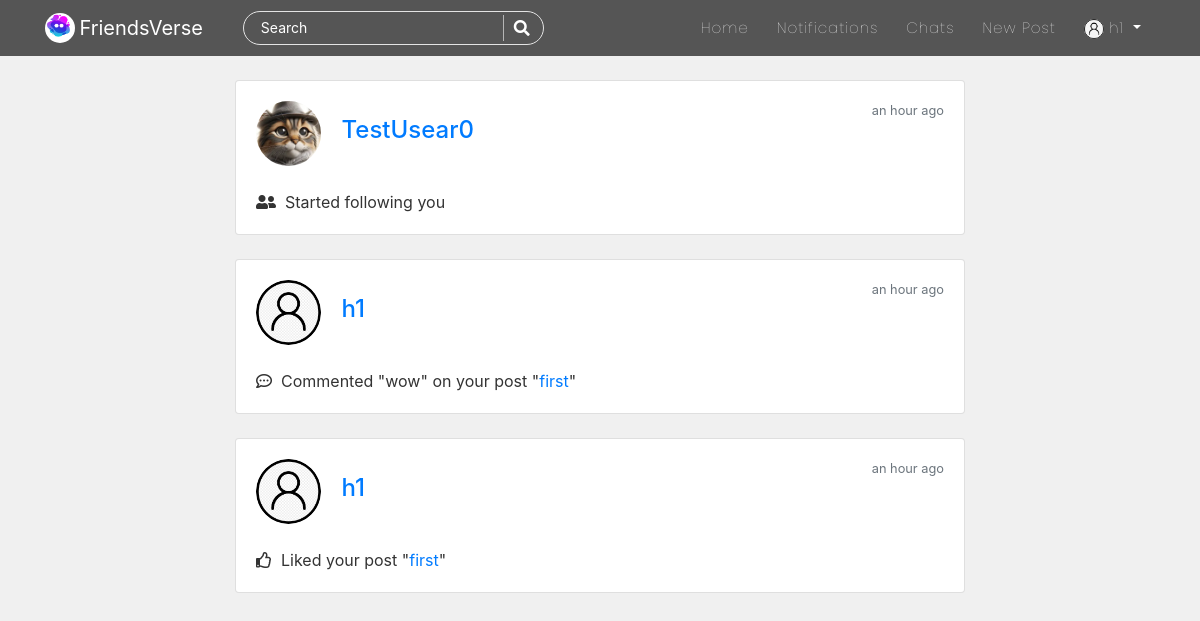
/notifications/ (signed in), run on the app's committed database.
### users/models.py (models this page shows, shortened)
class Profile(models.Model):
    user = models.OneToOneField(User, on_delete=models.CASCADE)
    is_online = models.BooleanField(default=False)
    following = models.ManyToManyField(User, related_name="following", blank=True)
    friends = models.ManyToManyField(User, related_name='my_friends', blank=True)
    bio = models.CharField(default="",blank=True,null=True,max_length=350)
    date_of_birth = models.CharField(blank=True,max_length=150)
    updated = models.DateTimeField(auto_now=True)
    created = models.DateTimeField(auto_now_add=True)
    image = models.ImageField(default='default.jpg', upload_to='profile_pics',blank=True, null=True)

### notification/models.py (models this page shows, shortened)
class Notification(models.Model):
    NOTIFICATION_TYPES = ((1,'Like'),(2,'Follow'),(3,'Comment'),(4,'Reply'),(5,'Like-Comment'),(6,'Like-Reply'))
    post = models.ForeignKey('blog.Post', on_delete=models.CASCADE, related_name='notify_post', blank=True, null=True)
    sender = models.ForeignKey(User, on_delete=models.CASCADE, related_name='notify_from_user')
    user = models.ForeignKey(User, on_delete=models.CASCADE, related_name='notify_to_user')
    notification_type = models.IntegerField(choices=NOTIFICATION_TYPES)
    text_preview = models.CharField(max_length=120, blank=True)
    date = models.DateTimeField(auto_now_add=True)
    is_seen = models.BooleanField(default=False)

### blog/models.py (models this page shows, shortened)
class Post(models.Model):
    title = models.CharField(max_length=150)
    content = RichTextField(blank=True, null=True)
    date_posted = models.DateTimeField(default=timezone.now)
    date_updated = models.DateTimeField(auto_now=True)
    author = models.ForeignKey(User, on_delete=models.CASCADE)
    likes = models.ManyToManyField(User, related_name="blogpost", blank=True)
    saves = models.ManyToManyField(User, related_name="blogsave", blank=True)
    image = models.ImageField(upload_to='post_images/', blank=True, null=True)
    video = models.FileField(upload_to='post_videos/', null=True, blank=True)
    link = models.URLField(max_length=200, null=True, blank=True)
    def __str__(self):
        return self.title

### notification/views.py (the view)
# urls.py: path('', ShowNotifications, name='show-notifications'),
@login_required
def ShowNotifications(request):
    user = request.user
    notifications = Notification.objects.filter(user=user).order_by('-date')
    context = {
        'notifications':notifications,
    }
    return render(request, 'blog/notifications.html', context)

### blog/templates/blog/notifications.html (shortened to what this page needs)
{% extends "blog/base.html" %}
{% load humanize %}
{% block content %}
<div class="col-md-8 m-auto">
{% for notification in notifications %}
    <div class="card">
        <div class="card-body">
            <img class="rounded-circle article-img" src="{{notification.sender.profile.image.url}}" alt="image">
            <span class="card-title h4"><a href="{% url 'profile-detail-view' notification.sender.id %}" >{{notification.sender}}</a></span>
            <span class="text-muted float-right small">{{notification.date|naturaltime}}</span>
            <br><br>
            {% if notification.notification_type == 1 %}
                <p class="card-text"><i class="far fa-thumbs-up"></i>&nbsp;&nbsp;Liked your post "<a href="{% url 'post-detail' notification.post.id %}" >{{notification.post}}</a>"</p>
            {% elif notification.notification_type == 2 %}
                <p class="card-text"><i class="fas fa-user-friends"></i>&nbsp;&nbsp;Started following you</p>
            {% elif notification.notification_type == 3 %}
                <p class="card-text"><i class="far fa-comment-dots"></i>&nbsp;&nbsp;Commented "{{notification.text_preview}}" on your post "<a href="{% url 'post-detail' notification.post.id %}" >{{notification.post}}</a>"</p>
            {% elif notification.notification_type == 4 %}
                <p class="card-text"><i class="fas fa-reply"></i>&nbsp;&nbsp;Replied "{{notification.text_preview}}" to a comment on your post "<a href="{% url 'post-detail' notification.post.id %}" >{{notification.post}}</a>"</p>
            {% endif %}
        </div>
    </div>
    <br>
{% endfor %}
<br><br>
</div>
{% endblock %}

### blog/templates/blog/base.html (shortened to what this page needs)
{% load static %}
<!DOCTYPE html>
<html lang="en">
<head>
    <link rel="stylesheet" href="https://cdn.jsdelivr.net/npm/bootstrap@4.5.3/dist/css/bootstrap.min.css">
    <link rel="stylesheet" href="https://cdnjs.cloudflare.com/ajax/libs/font-awesome/5.15.1/css/all.min.css" />
    <link rel="stylesheet" href="https://cdnjs.cloudflare.com/ajax/libs/cropper/4.1.0/cropper.css" />
    <link rel="stylesheet" href="{% static 'blog/main.css' %}">
</head>
<body>
    <header class="site-header">
        {% include 'blog/navbar.html' %}
    </header>
    <main role="main" class="container">
      <div class="row">
          {% block content %}{% endblock %}
      </div>
    </main>
</body>
</html>

### blog/templates/blog/navbar.html (shortened to what this page needs)
<nav class="navbar navbar-expand-md navbar-dark bg-steel fixed-top">
    <div class="container">
        <img class="rounded-circle" style="height: 30px; width: 30px;" src="/static/blog/images/logosmall1.png" alt="">&nbsp;
      <a class="navbar-brand mr-4 pr-3" href="/">FriendsVerse</a>
      <div class="collapse navbar-collapse" id="navbarToggle">
        <div class="navbar-nav mr-auto">
          <div id="searchbar" >
            <form method="GET" action="/search">
              <input required name="query" id="search" type="text" placeholder="Search">
              <button class="search-btn" type="submit"><i class="fas fa-search"></i></button>
            </form>
          </div>
        </div>
        <div class="navbar-nav">
          <a class="nav-item nav-link" href="{% url 'blog-home' %}">Home</a>
          {% if user.is_authenticated %}
          <a class="nav-item nav-link" href="{% url 'show-notifications' %}">Notifications</a>
          <a class="nav-item nav-link" href="{% url 'room-enroll' %}">Chats</a>
          <a class="nav-item nav-link" href="{% url 'post-create' %}">New Post</a>
          {% endif %}
          {% if user.is_authenticated %}
            <div class="dropdown">
              <a class="dropdown-toggle nav-link" href="#" role="button" id="dropdownMenuLink2" data-toggle="dropdown" aria-haspopup="true" aria-expanded="false">
                <img class="rounded-circle" style="height: 20px; width: 20px;" src="{{user.profile.image.url}}" alt="">&nbsp;{{user}}
              </a>
            </div>
          {% else %}
            <a class="nav-item nav-link" href="{% url 'account_login' %}">Login</a>
            <a class="nav-item nav-link" href="{% url 'register' %}">Register</a>
          {% endif %}
        </div>
      </div>
    </div>
</nav>

### blog/static/blog/main.css (style rules this page uses)
body { background: #f7f7f7; color: #333333; margin-top: 5rem; scroll-behavior: smooth; }
.bg-steel { background: #6633FF; }
.site-header .navbar-nav .nav-link { color: #ffffff; font-family:'Poppins'; font-weight: 100; margin: 0px 6px; font-size: 15px; letter-spacing: 1px; }
.article-img { height: 65px; width: 65px; margin-right: 16px; }
#searchbar form { width: auto; display: flex; flex-direction: row; border-radius: 50px; padding: 3px 15px; background-color: transparent; border: 1px solid #e4e4e4; margin-right: 10px; }
#searchbar form input::placeholder { color: #fff; font-size: 14px; }
#searchbar form input { border: none; outline: none; color: #fff; font-size: 15px; flex: 1; background-color:transparent; }
.search-btn { color:#fff; border: none; width: 25px; padding-left: 10px; border-left: 1px solid rgba(202, 202, 202, 0.829); outline: none; background-color: transparent; }
.search-btn i { font-size: 16px; }

### blog/templates/blog/base.html (style rules this page uses)
body { background-color: #f0f0f0; color: #333; }
a { color: #007bff; }
.navbar { background-color: #555; }
.navbar-nav .nav-link { color: #fff; }

### data on the page
Notification: sender.profile.image (picture), sender "TestUsear0", date "an hour ago", notification_type 2 (drawn)
Notification: sender.profile.image (placeholder picture), sender "h1", date "an hour ago", text_preview "wow", post "first"
Notification: sender.profile.image (placeholder picture), sender "h1", date "an hour ago", post "first"

### other printed values
{{ user }} "h1"
